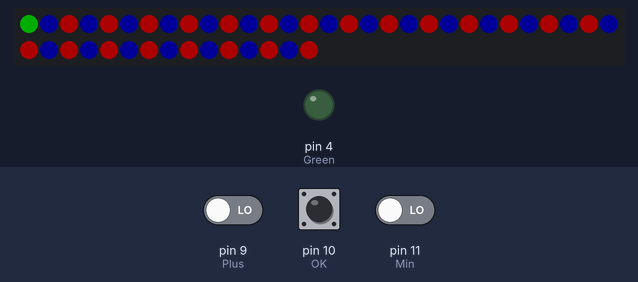
A sketch run on a simulated Arduino Uno, built with avr-gcc and run on an emulated ATmega328P. On the bench: 45 RGB LEDs in strip order, left to right, continuing on the next row, output pins drawn as LEDs (lit = HIGH). The inputs (shaded band) are chosen by the test bench; at power-on: pin 9 (Plus) LOW, pin 10 (OK) LOW, pin 11 (Min) LOW. Dim RGB values are drawn brighter than linear; random numbers use the default seed unless the sketch sets one.

Above: at 1.2 s.
1.3 s: pin 9 (Plus) driven HIGH
At 2.2 s:
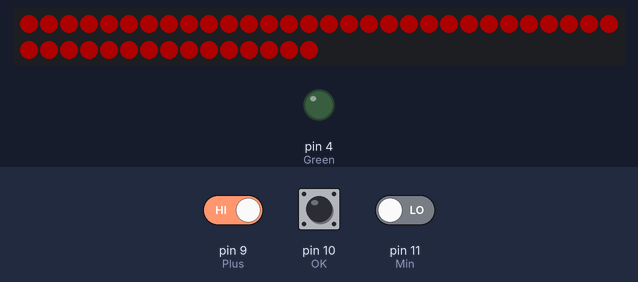
At 2.9 s:
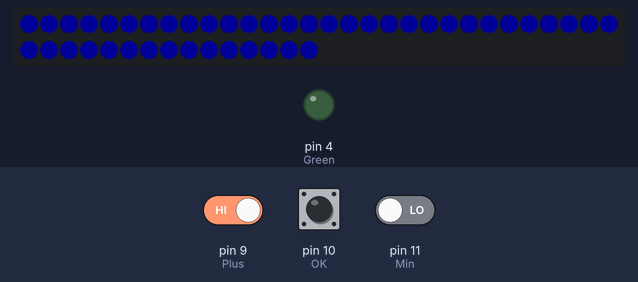
4.3 s: pin 10 (OK) pulled HIGH for 1 s
At 15.6 s:
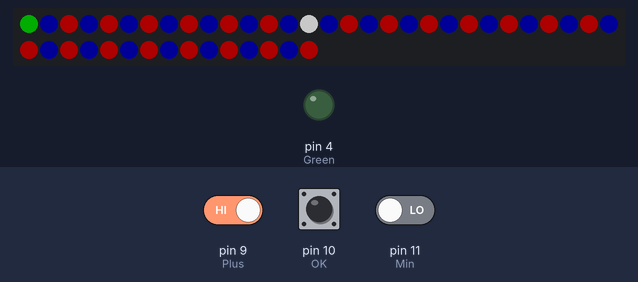
Timing chart, 0 to 15.9 s (numbered marks = the images above; inputs shaded):
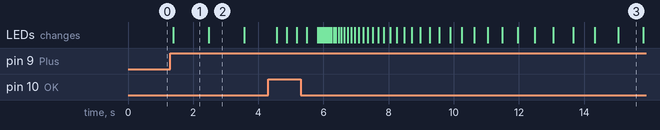

The sketch:

roulette.ino
```cpp
#include <Adafruit_NeoPixel.h>

#define LED_PIN 7        // Pin where the Neopixel ring is connected
#define LED_COUNT 45     // Number of LEDs in the ring
#define Green 4
#define Red 5
#define Blue 6
#define Plus 9
#define Min 11
#define OK 10

Adafruit_NeoPixel strip(LED_COUNT, LED_PIN, NEO_GRB + NEO_KHZ800);

int colorIndex = 0;
int colors[3] = {
  Green, Red, Blue
};
int totalColors = sizeof(colors) / sizeof(colors[0]);


// Possible outcomes
enum ColorResult { GREEN, RED, BLUE };
ColorResult finalColor;

void setup() {
  pinMode(Plus, INPUT);
  pinMode(Min, INPUT);
  pinMode(OK, INPUT);
  Serial.begin(9600);  // Initialize serial monitor
  strip.begin();
  strip.show();  // Initialize all pixels to 'off'
  drawRouletteWheel();
  randomSeed(analogRead(0));  // Improve randomness
}

void drawRouletteWheel() {
  for (int i = 0; i < LED_COUNT; i++) {
    if (i == 0) {
      strip.setPixelColor(i, strip.Color(0, 50, 0));  // Green for zero
    } else if (i % 2 == 0) {
      strip.setPixelColor(i, strip.Color(50, 0, 0));  // Red
    } else {
      strip.setPixelColor(i, strip.Color(0, 0, 25));  // Black
    }
  }
  strip.show();
}

void spinRoulette() {
  int position = random(LED_COUNT);  // Random start position
  int speed = random(10, 20);  // Initial fast spin speed (lower = faster)
  int totalSpins = random(80, 120);  // Shorter duration
  int slowdownStart = totalSpins / 3;  // When to start slowing down

  for (int step = 0; step < totalSpins; step++) {
    strip.clear();
    drawRouletteWheel();

    // Ball effect: Set one LED to white (the "ball")
    strip.setPixelColor(position, strip.Color(100, 100, 100));
    strip.show();

    delay(speed);
    position = (position + 1) % LED_COUNT;  // Move ball to next LED

    // Apply exponential slowdown for a smoother stop
    if (step > slowdownStart) {
      speed += speed / 12;
    }
  }

  // Determine final color
  if (position == 0) {
    finalColor = Green;
  } else if (position % 2 == 0) {
    finalColor = Blue;
  } else {
    finalColor = Red;
  }
}

void ChooseYourCharacter(){
  pinMode(Green, OUTPUT);

  while (!digitalRead(OK))
  {
    if(digitalRead(Plus) == HIGH){
      colorIndex = (colorIndex + 1) % totalColors;
      updateLED();
      delay(1000);
    }

    if(digitalRead(Min) == HIGH){
      colorIndex = (colorIndex - 1 + totalColors) % totalColors;
      updateLED();
      delay(1000);
    }

    if (digitalRead(OK) == HIGH){
      break;
    }
  }
}

void updateLED(){
  if (colors[colorIndex] == Green)
  {
    for (int i = 0; i < LED_COUNT; i++)
    {
      strip.setPixelColor(i, strip.Color(0, 50, 0));
      strip.show();
    }
  }

  if (colors[colorIndex] == Red)
  {
    for (int i = 0; i < LED_COUNT; i++)
    {
      strip.setPixelColor(i, strip.Color(50, 0, 0));
      strip.show();
    }
  }

  if (colors[colorIndex] == Blue)
  {
    for (int i = 0; i < LED_COUNT; i++)
    {
      strip.setPixelColor(i, strip.Color(0, 0, 25));
      strip.show();
    }
  }
}

void rainbowCycle(int wait) {
  for (int j = 0; j < 256; j++) { // Cycle through the color wheel
    for (int i = 0; i < LED_COUNT; i++) {
      int pixelHue = (i * 256 / LED_COUNT + j) & 255; // Spread colors evenly
      strip.setPixelColor(i, strip.gamma32(strip.ColorHSV(pixelHue * 65536L / 256)));
    }
    strip.show();
    delay(wait);
  }
}

void loop() {
  ChooseYourCharacter();
  spinRoulette();
  Serial.println(colors[colorIndex]);
  if (finalColor == colors[colorIndex]){
    rainbowCycle(50);
  }

  // Print result to serial monitor
  if (finalColor == Green) {
    Serial.println("Ball landed on GREEN!");
  } else if (finalColor == Red) {
    Serial.println("Ball landed on RED!");
  } else {
    Serial.println("Ball landed on BLUE!");
  }

  delay(2000);  // Short pause before next spin
}
```

Measured:
- after the input at 1.3 s, the LEDs: change after 0.09 s (image 1)
- what the display in image 1 shows lasts 1.1 s, from 1.4 s to 2.5 s
